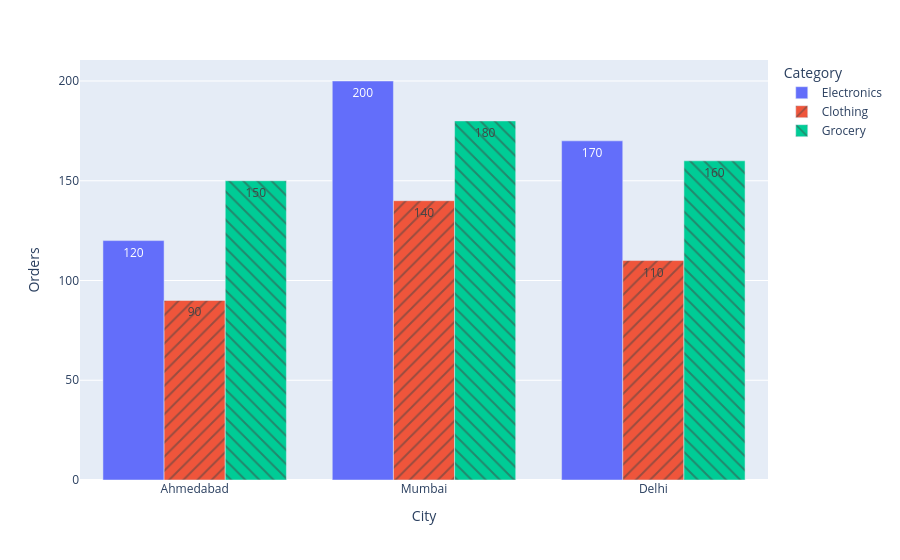

Notebook cell for this chart:
### Code cell
px.bar(df_orders,x="City",y="Orders",color="Category",barmode="group",text_auto=True,pattern_shape="Category",hover_data=["Category"])

### Figure 1 — Plotly figure (JSON) as saved in the notebook; plotly's stock layout.template omitted (floating-point values rounded to 4 significant figures)
{"data": [{"alignmentgroup": "True", "customdata": [["Electronics"], ["Electronics"], ["Electronics"]], "hovertemplate": "Category=%{customdata[0]}<br>City=%{x}<br>Orders=%{y}<extra></extra>", "legendgroup": "Electronics", "marker": {"color": "#636efa", "pattern": {"shape": ""}}, "name": "Electronics", "offsetgroup": "Electronics", "orientation": "v", "showlegend": true, "textposition": "auto", "texttemplate": "%{y}", "type": "bar", "x": ["Ahmedabad", "Mumbai", "Delhi"], "xaxis": "x", "y": [120, 200, 170], "yaxis": "y"}, {"alignmentgroup": "True", "customdata": [["Clothing"], ["Clothing"], ["Clothing"]], "hovertemplate": "Category=%{customdata[0]}<br>City=%{x}<br>Orders=%{y}<extra></extra>", "legendgroup": "Clothing", "marker": {"color": "#EF553B", "pattern": {"shape": "/"}}, "name": "Clothing", "offsetgroup": "Clothing", "orientation": "v", "showlegend": true, "textposition": "auto", "texttemplate": "%{y}", "type": "bar", "x": ["Ahmedabad", "Mumbai", "Delhi"], "xaxis": "x", "y": [90, 140, 110], "yaxis": "y"}, {"alignmentgroup": "True", "customdata": [["Grocery"], ["Grocery"], ["Grocery"]], "hovertemplate": "Category=%{customdata[0]}<br>City=%{x}<br>Orders=%{y}<extra></extra>", "legendgroup": "Grocery", "marker": {"color": "#00cc96", "pattern": {"shape": "\\"}}, "name": "Grocery", "offsetgroup": "Grocery", "orientation": "v", "showlegend": true, "textposition": "auto", "texttemplate": "%{y}", "type": "bar", "x": ["Ahmedabad", "Mumbai", "Delhi"], "xaxis": "x", "y": [150, 180, 160], "yaxis": "y"}], "layout": {"barmode": "group", "legend": {"title": {"text": "Category"}, "tracegroupgap": 0}, "margin": {"t": 60}, "xaxis": {"anchor": "y", "domain": [0, 1], "title": {"text": "City"}}, "yaxis": {"anchor": "x", "domain": [0, 1], "title": {"text": "Orders"}}}}
